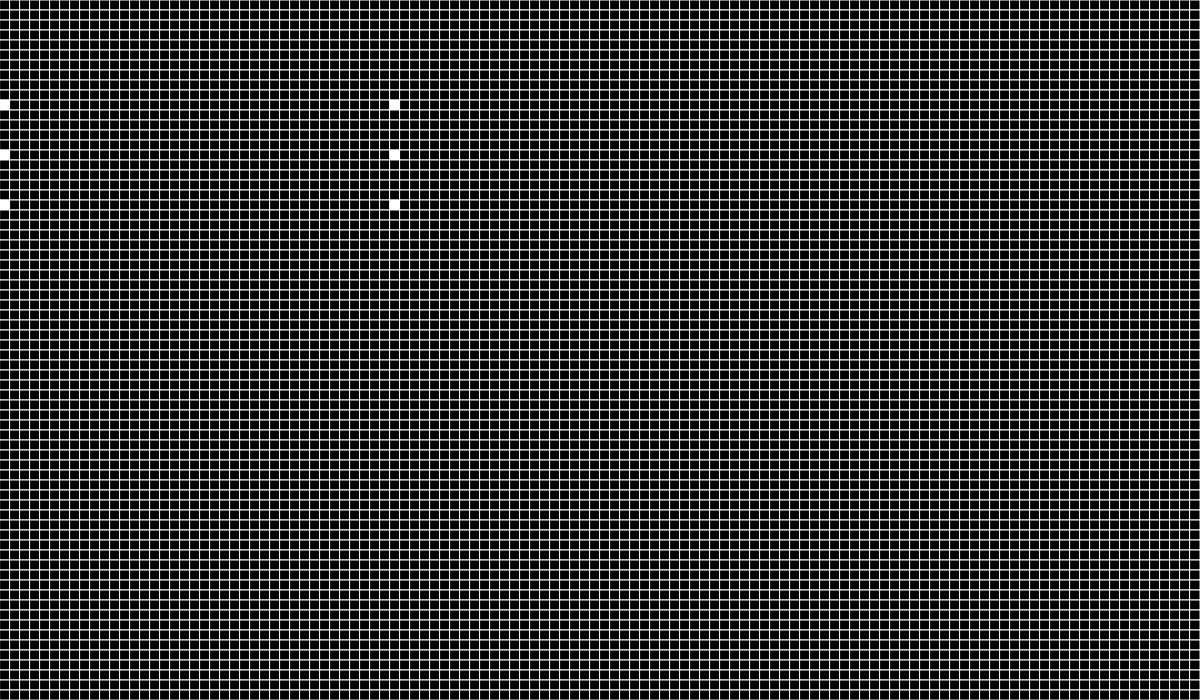
Frame 1 (no input)
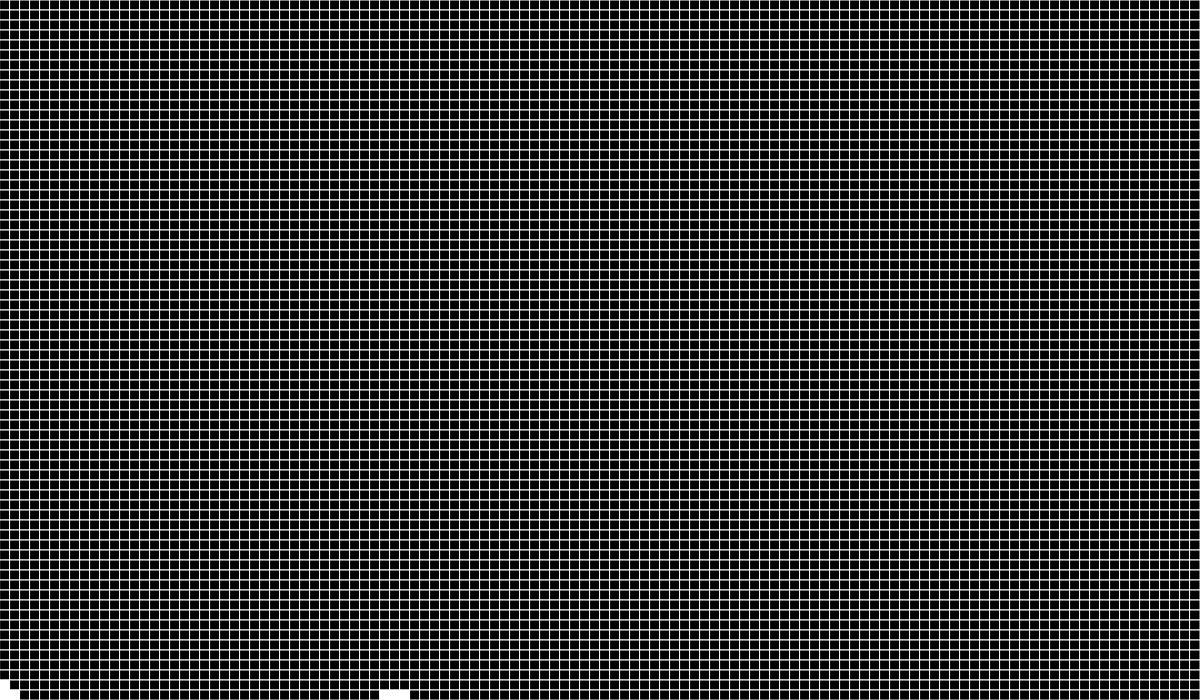
Frame 60 (no input)
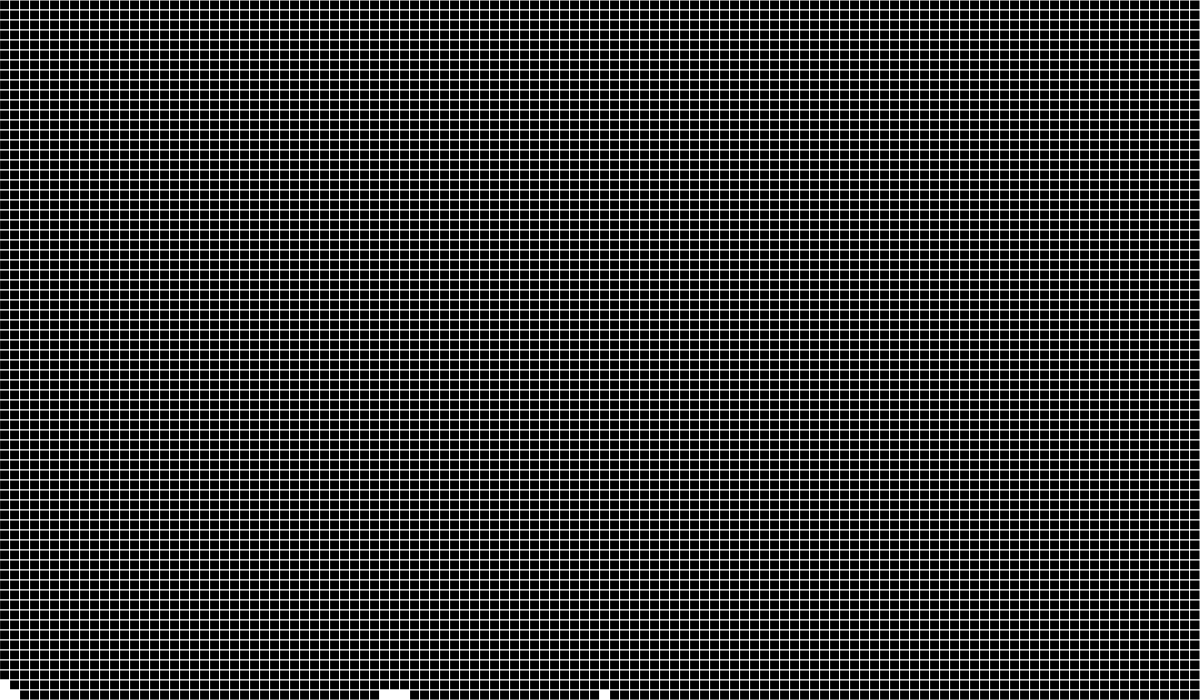
Frame 120 (the mouse pressed at the canvas centre since frame 60)

The p5.js sketch that drew these frames (run headless with seeded random() and noise() and a simulated clock; from frame 60 on, the mouse is pressed at the canvas centre):

// p5.js sketch
// ── sketch.js
function make2DArray(cols, rows){
    let arr = new Array(cols)
    for (let i = 0; i < arr.length; i++){
      arr[i] = new Array(rows)
      for (let j = 0; j < arr[i].length; j++){
        arr[i][j] = 0
      }
    }
    return arr;
}

let grid;
let w = 10;
let cols, rows;


function setup() {
    createCanvas(1200, 700);
    cols = width / w
    rows = height / w
    grid = make2DArray(cols, rows)
    grid[39][10] = 1
    grid[39][15] = 1
    grid[39][20] = 1
    grid[0][10] = 1
    grid[0][15] = 1
    grid[0][20] = 1
}

function mouseDragged(){
    let col = floor( mouseX / w)
    let row = floor( mouseY / w)
    if(col >= 0 && col < cols){
        grid[col][row] = 1
    }
}
function mousePressed(){
    let col = floor( mouseX / w)
    let row = floor( mouseY / w)
    if(col >= 0 && col < cols){
        grid[col][row] = 1
    }
}

function draw() {
    background(0);
    
    for(let i = 0; i < cols; i++){
        for(let j = 0; j < rows; j++){
            stroke(255)
            fill(grid[i][j]*255)
            let x = i * w
            let y = j * w
            square(x, y, w)
        }
    }

    let nextGrid = make2DArray(cols, rows)
    for(let i = 0; i < cols; i++){
        for(let j = 0; j < rows; j++){
            let state = grid[i][j]
            if (state == 1){
                let bellow = grid[i][j+1]
                if (bellow == 0 && j < cols){
                    nextGrid[i][j] = 0
                    nextGrid[i][j + 1] = 1
                }else if (j < cols - 1){
                    let bellowL
                    let bellowR
                    if(i - 1 > 0){
                        bellowL = grid[i - 1][j + 1]
                    }
                    if(i + 1 < rows){
                        bellowR = grid[i + 1][j + 1]
                    }
                    if(bellowL == 0 && bellowR == 0){
                        par = Math.random()
                        if(par < 0.5){
                            nextGrid[i][j] = 0
                            nextGrid[i - 1][j + 1] = 1
                        }else{
                            nextGrid[i][j] = 0
                            nextGrid[i + 1][j + 1] = 1
                        }
                    }else if(bellowL == 0 && i - 1 > 0){
                        nextGrid[i][j] = 0
                        nextGrid[i - 1][j + 1] = 1
                    }else if (bellowR == 0){
                        nextGrid[i][j] = 0
                        nextGrid[i + 1][j + 1] = 1
                    }else{
                        nextGrid[i][j] = 1
                    }
                }else{
                    nextGrid[i][j] = 1
                }
            }
        }
    }    
    grid = nextGrid
}
